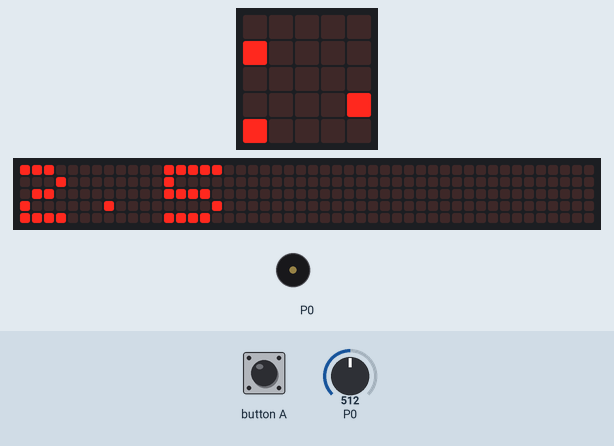
Recording of a program running on a simulated BBC micro:bit (MakeCode). Parts: the board's 5×5 LED display, a strip that is not on the board, showing the scrolling text unrolled, buzzer (waves = sounding). Inputs (shaded band) come from the test bench; at power-on: P0 = 512 (analog values on the 0–1023 scale). The 48×5 strip is a reading aid, not a part: it shows the text the display is scrolling, unrolled, one strip-width of it at a time.

Above: at 1.27 s.
1.3 s: P0 set to 0
At 5.5 s:
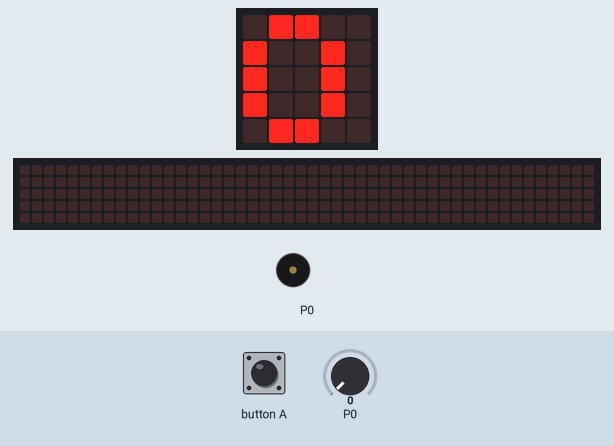
5.8 s: P0 set to 122
At 9.94 s:
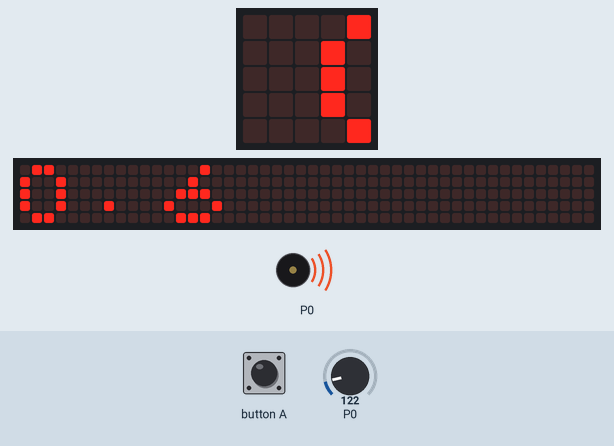
11.5 s: P0 set to 1023
At 13.5 s:
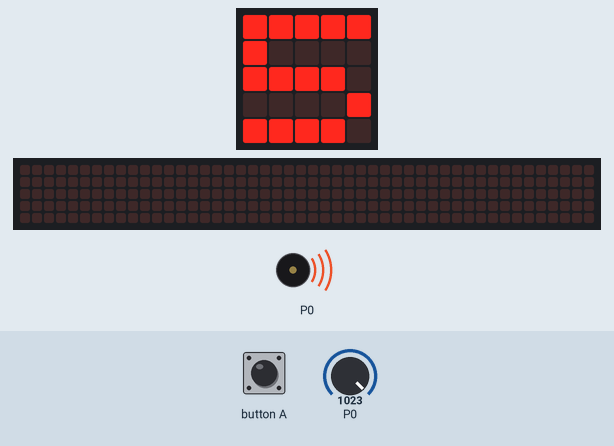
Timing chart, 0 to 15.4 s (numbered marks = the images above; inputs shaded):
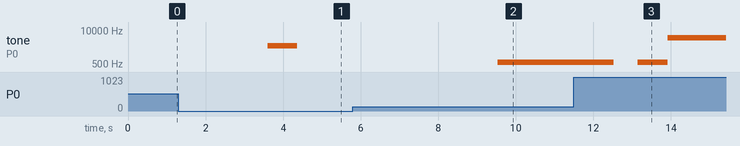

Measured:
- after the input at 5.8 s, tone on P0: silent → 596 Hz after 3.7 s; the display: first changes after 0.13 s (image 2 shows a later state)

The program:

main.ts
```typescript
input.onButtonPressed(Button.A, function () {

})
let Khz = 0
let Hz = 0
music.setVolume(100)
basic.forever(function () {
    Hz = pins.analogReadPin(AnalogPin.P0) * (5000 / 1023)
    Khz = Hz / 1000
    basic.showNumber(Khz)
    music.playSoundEffect(music.createSoundEffect(
    WaveShape.Sine,
    Hz,
    Hz,
    255,
    9,
    3000,
    SoundExpressionEffect.None,
    InterpolationCurve.Linear
    ), SoundExpressionPlayMode.InBackground)
})
```

test.ts
```typescript
// les tests vont ici ; cela ne sera pas compilé si ce paquet est utilisé en tant qu'extension.
```
